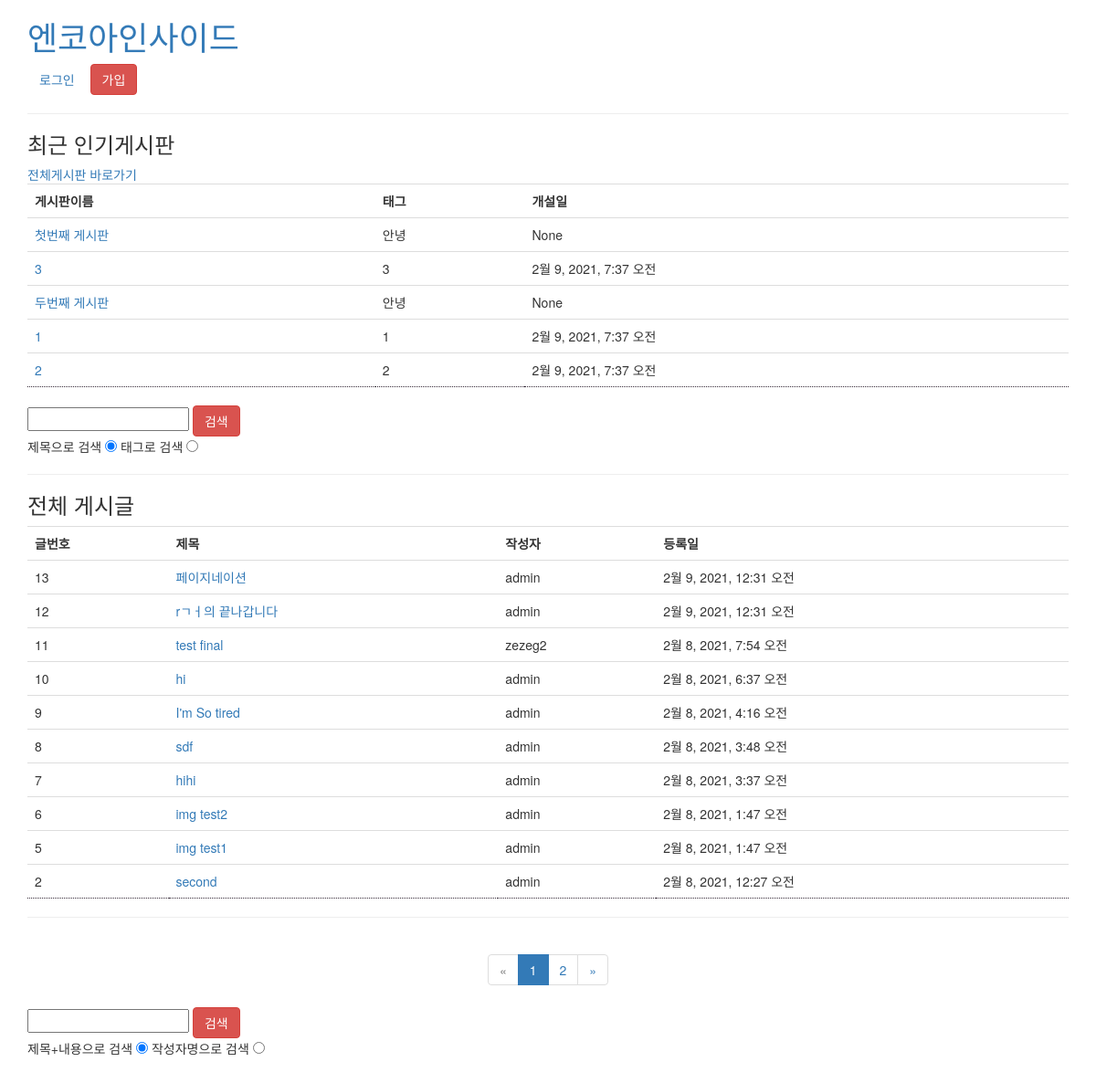
The app's page /boards/ with its own data.
### boards/models.py (models this page shows, shortened)
class Board(models.Model):
    board_name = models.CharField(max_length=50)
    about = models.CharField(max_length=50)
    established_date = models.DateTimeField(auto_now_add=True)
    visit_count = models.PositiveSmallIntegerField(default=0)
    class Meta:
        ordering = ('-established_date',)
    def __str__(self):
        return self.board_name

class Post(models.Model):
    author = models.ForeignKey(settings.AUTH_USER_MODEL, on_delete=models.CASCADE)
    belong = models.ForeignKey('boards.Board', on_delete=models.CASCADE)
    published_date = models.DateTimeField(auto_now_add=True)
    updated_date = models.DateTimeField(auto_now=True, auto_now_add=False)
    title = models.CharField(max_length=200)
    content = models.TextField()
    image = models.ImageField(blank=True, null=True)
    view_count = models.PositiveSmallIntegerField(default = 0)
    class Meta:
        ordering = ('-published_date',)

### boards/views.py (the view)
# urls.py: path('',views.PostListView.as_view(), name='post_list'),
class PostListView(ListView):
    model = Post
    template_name = 'boards/post_list.html'
    paginate_by = 10
    def get_context_data(self, **kwargs):
        context = super().get_context_data(**kwargs)
        if 'board_pk' in self.kwargs:
            pk = self.kwargs['board_pk']
            context['current_board'] = Board.objects.get(pk=pk)
        context['board_list'] = Board.objects.all().order_by('-visit_count')[:5]
        context['post_key_from_view'] = self.request.GET.get('key','').strip()
        return context
    def get_queryset(self):
        in_board = super().get_queryset()
        searched_list = super().get_queryset()
        key = self.request.GET.get('key','').strip()
        if 'board_pk' in self.kwargs:
            pk = self.kwargs['board_pk']
            Board.objects.filter(pk=pk).update(visit_count=F('visit_count')+1)
            in_board = Post.objects.filter(belong=pk)
            if key:
                searched_list = in_board.filter(title__contains = key)
                return searched_list
            print(pk)
            return in_board
        else :
            if key:
                searched_list = Post.objects.filter(title__contains = key)
                print(key)
                pk = 0
            return searched_list

### boards/templates/boards/post_list.html (shortened to what this page needs)
{%extends "layout.html"%}
{% load bootstrap4 %}
{%block content%}
    <h3>최근 인기게시판</h3>
    <a href="{%url 'boards:board_list' %}">전체게시판 바로가기</a>
    <table class="table table-hover"  >
        <tr><th>게시판이름</th><th>태그</th><th>개설일</th></tr>
        {%  for board in  board_list %}
            <tr>
                <td><a href="{% url 'boards:each_list' board.pk%}">{{ board.board_name }}</a> </td>
                <td>{{  board.about  }}</td>
                <td>{{ board.established_date}}</td>
            </tr>
        {%  endfor %}
    </table>
    <form action="{%url 'boards:search_board' %}">
        <input type="text" name="board_key" value="{{request.GET.board_key}}">
        <input type="submit" value="검색"class = "btn btn-danger"><br>
        제목으로 검색 <input type="radio" name="select" value="board_name" checked>
        태그로 검색 <input type="radio" name="select" value="about">
    </form><hr>
    <h3>
    {% if current_board %}
        {{current_board.board_name}} 의 게시글
    {%else%}
        전체 게시글
    {% endif %}
    </h3>
    <table class="table table-hover"  >
    <tr><th>글번호</th><th>제목</th><th>작성자</th><th>등록일</th></tr>
      {%  for post in  post_list %}
           <tr><td>{{ post.id }}</td>
               <td><a href="{% url 'boards:post_detail' post.pk%}">{{ post.title }}</a> </td>
               <td>{{  post.author  }}</td>
               <td>{{ post.published_date  }}</td></tr>
      {%  endfor %}
    </table>
<hr>
<div class="paginator">
    {% if is_paginated %}
        <ul class="pagination">
    {% if page_obj.has_previous %}
         <li><a href="?page={{ page_obj.previous_page_number }}">&laquo;</a></li>
    {% else %}
        <li class="disabled"><span>&laquo;</span></li>
    {% endif %}
    {% for i in paginator.page_range %}
        {% if page_obj.number == i %}
            <li class="active"><span>{{ i }} <span class="sr-only">(current)</span></span></li>
        {% else %}
         <li><a href="?page={{ i }}">{{ i }}</a></li>
        {% endif %}
    {% endfor %}
    {% if page_obj.has_next %}
         <li><a href="?page={{ page_obj.next_page_number }}">&raquo;</a></li>
    {% else %}
         <li class="disabled"><span>&raquo;</span></li>
    {% endif %}
  </ul>
{% endif %}
</div>
    {% if current_board %}
         <form action="{%url 'boards:each_list' current_board.pk %}" method="get">
    {%else%}
          <form action="{%url 'boards:post_list' %}" method="get">
    {% endif %}
            <input type="text" name="key" value="{{request.GET.key}}">
            <input type="submit" value="검색"class = "btn btn-danger"><br>
            제목+내용으로 검색 <input type="radio" name="select" value="content" checked>
            작성자명으로 검색 <input type="radio" name="select" value="author">
        </form>
        <br><br>
{%endblock%}

### templates/layout.html (shortened to what this page needs)
{%load bootstrap4%}
<!DOCTYPE html>
<html lang="en">
<head>
    <link rel="stylesheet" href="https://maxcdn.bootstrapcdn.com/bootstrap/3.4.0/css/bootstrap.min.css">
</head>
<body>
    <div class="container" >
    <h1><a href="{%url 'boards:post_list'%}">엔코아인사이드</a></h1>
    {% if user.is_authenticated %}
    <h1><a href="{%url 'boards:post_list'%}"></a></h1>
    {% if  current_board%}
        <a href="{% url 'boards:each_new' current_board.pk%}" class ="btn btn-danger">포스팅</a>
    {%else%}
        <a href="{% url 'boards:post_new'%}" class ="btn btn-danger">포스팅</a>
    {% endif %}
    <a href="{% url 'logout'%}" class ="btn btn-outline-info">로그아웃</a>
    {%else%}
    <a href="{% url 'login'%}" class ="btn btn-outline-danger">로그인</a>
    <a href="{% url 'signup'%}" class ="btn btn-danger">가입</a>
    {% endif%}
    <hr>
    <div class="card">
        <div class="card_body">
            {%block content%}
            {%endblock%}
        </div>
    </div>
</body>
</html>

### templates/layout.html (style rules this page uses)
.paginator { text-align: center }
tr { border-bottom: 1px dotted rgb(52, 40, 54); }

### records on screen
Board: board_name "첫번째 게시판", about "안녕", established_date "None"
Board: board_name "3", about "3", established_date "2월 9, 2021, 7:37 오전"
Board: board_name "두번째 게시판", about "안녕", established_date "None"
Board: board_name "1", about "1", established_date "2월 9, 2021, 7:37 오전"
Board: board_name "2", about "2", established_date "2월 9, 2021, 7:37 오전"
Post: id "13", title "페이지네이션", author "admin", published_date "2월 9, 2021, 12:31 오전"
Post: id "12", title "rㄱㅓ의 끝나갑니다", author "admin", published_date "2월 9, 2021, 12:31 오전"
Post: id "11", title "test final", author "zezeg2", published_date "2월 8, 2021, 7:54 오전"
Post: id "10", title "hi", author "admin", published_date "2월 8, 2021, 6:37 오전"
Post: id "9", title "I'm So tired", author "admin", published_date "2월 8, 2021, 4:16 오전"
Post: id "8", title "sdf", author "admin", published_date "2월 8, 2021, 3:48 오전"
Post: id "7", title "hihi", author "admin", published_date "2월 8, 2021, 3:37 오전"
Post: id "6", title "img test2", author "admin", published_date "2월 8, 2021, 1:47 오전"
Post: id "5", title "img test1", author "admin", published_date "2월 8, 2021, 1:47 오전"
Post: id "2", title "second", author "admin", published_date "2월 8, 2021, 12:27 오전"

### other values on screen
{{ i }} "1"
{{ i }} "2"
